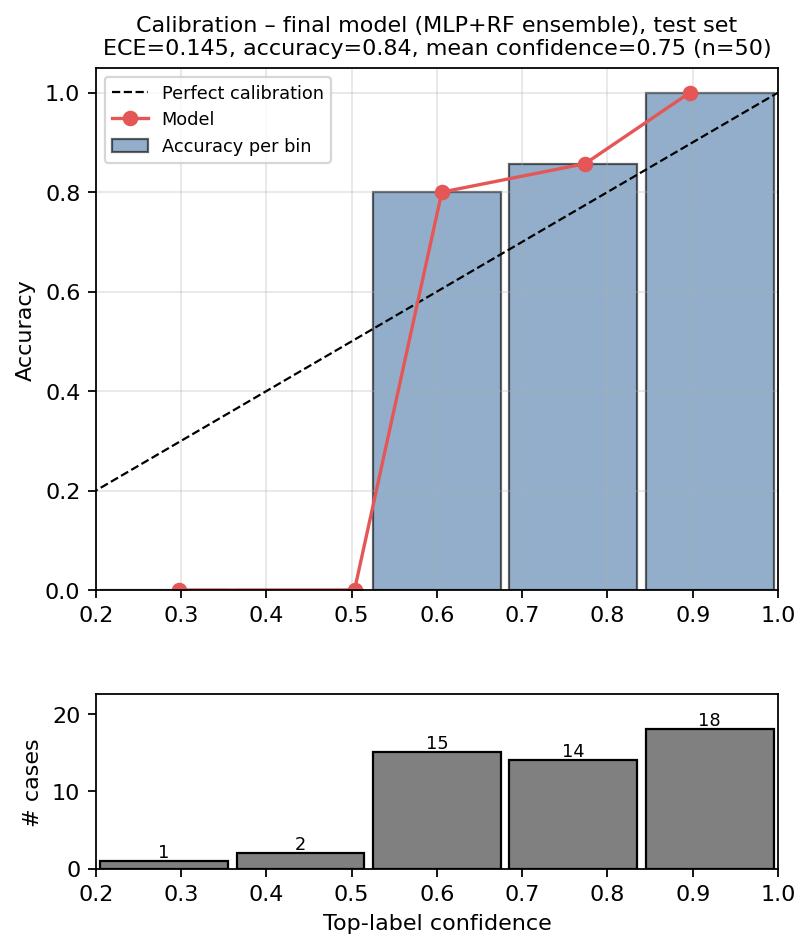

The script that drew this image:
import numpy as np
import matplotlib
import matplotlib.pyplot as plt

# P: (50, 5) ensemble probabilities on the test set, 0.5 * (p_mlp + p_rf)
# y: (50,) true class indices, in the same column order as P
P = np.load("probs_test_ensemble.npy")
y = np.load("labels_test.npy")

N_BINS = 5                                   # keep it low: only 50 cases
conf = P.max(1)                              # top-label confidence
ok = (P.argmax(1) == y).astype(float)        # 1 if correct

edges = np.linspace(1 / P.shape[1], 1.0, N_BINS + 1)   # confidence >= 1/5
ctr = (edges[:-1] + edges[1:]) / 2
idx = np.clip(np.digitize(conf, edges) - 1, 0, N_BINS - 1)

n = np.array([(idx == b).sum() for b in range(N_BINS)])
acc = np.array([ok[idx == b].mean() if n[b] else np.nan for b in range(N_BINS)])
cm = np.array([conf[idx == b].mean() if n[b] else np.nan for b in range(N_BINS)])
ece = np.nansum(n / n.sum() * np.abs(acc - cm))        # expected calibration error

fig, (ax, ax2) = plt.subplots(2, 1, figsize=(5.5, 6.5),
                              gridspec_kw={"height_ratios": [3, 1], "hspace": 0.3})
w = (edges[1] - edges[0]) * 0.95
ax.plot([0, 1], [0, 1], "k--", lw=1, label="Perfect calibration")
ax.bar(ctr, np.nan_to_num(acc), width=w, color="#4C78A8", alpha=.6,
       edgecolor="k", label="Accuracy per bin")
ax.plot(cm, acc, "o-", color="#E45756", label="Model")
ax.set_xlim(edges[0], 1); ax.set_ylim(0, 1.05)
ax.set_ylabel("Accuracy"); ax.grid(alpha=.3); ax.legend(fontsize=8, loc="upper left")
ax.set_title("Calibration – final model (MLP+RF ensemble), test set\n"
             f"ECE={ece:.3f}, accuracy={ok.mean():.2f}, "
             f"mean confidence={conf.mean():.2f} (n={len(y)})", fontsize=10)

ax2.bar(ctr, n, width=w, color="gray", edgecolor="k")
for x, v in zip(ctr, n):
    ax2.text(x, v, str(v), ha="center", va="bottom", fontsize=8)
ax2.set_xlim(edges[0], 1); ax2.set_ylim(0, n.max() * 1.25)
ax2.set_xlabel("Top-label confidence"); ax2.set_ylabel("# cases")

fig.savefig("calibration_final_model_test.png", dpi=160, bbox_inches="tight")
